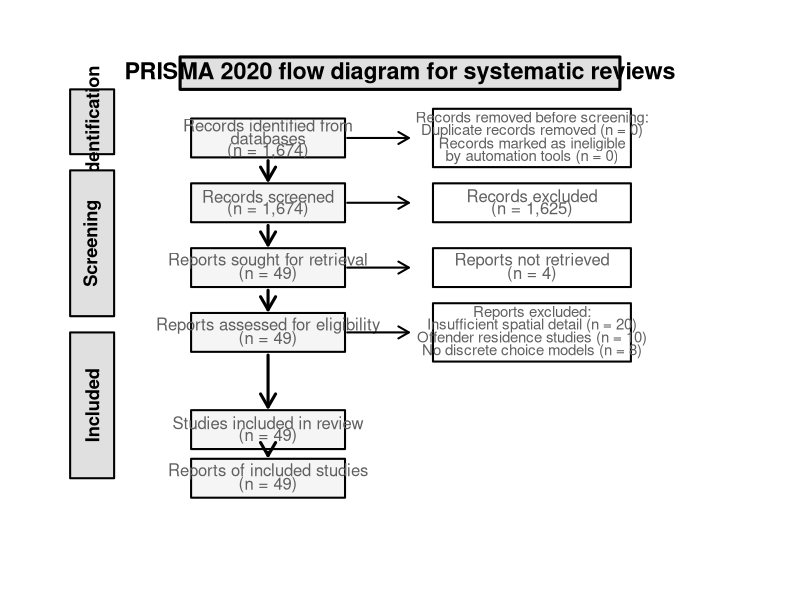
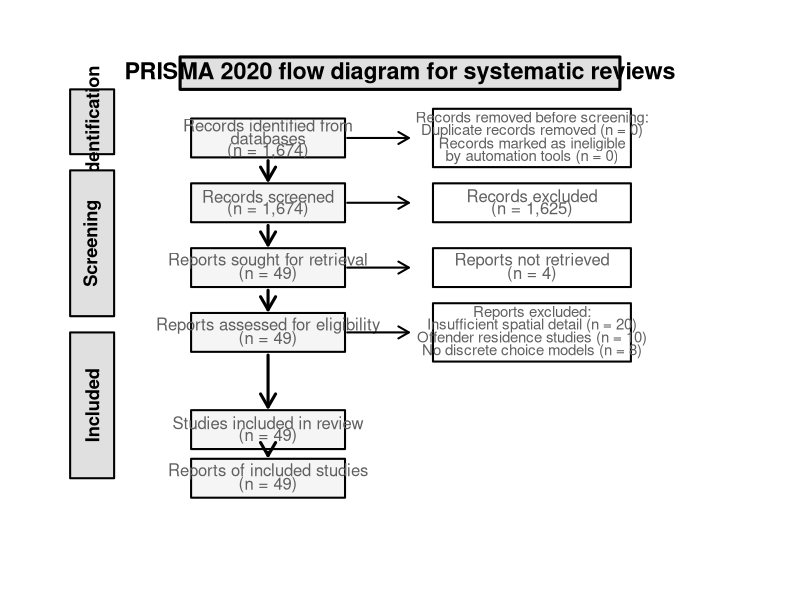

Here is the R script that generated these plots, in order:
# Clean Gray PRISMA 2020 Diagram (No Footer, Grayscale)
# Professional publication-ready version

create_clean_gray_prisma <- function() {
  
  # Create PNG with high resolution
  png("20250709_Analysis & Results/clean_gray_prisma_2020.png", 
      width = 1600, height = 1600, res = 150, bg = "white")
  
  # Set up the plot with better margins
  par(mar = c(1, 1, 1, 1))
  plot(0, 0, type = "n", xlim = c(0, 16), ylim = c(0, 16), 
       axes = FALSE, xlab = "", ylab = "")
  
  # Define grayscale colors
  light_gray <- "#F5F5F5"    # Very light gray for boxes
  medium_gray <- "#E0E0E0"   # Medium gray for stage labels
  dark_gray <- "#606060"     # Dark gray for text
  
  # Function to draw boxes with proper text wrapping
  draw_box <- function(x, y, width, height, text_lines, color = "white", text_size = 1.0, bold = FALSE) {
    rect(x - width/2, y - height/2, x + width/2, y + height/2, 
         col = color, border = "black", lwd = 2)
    
    # Handle multiple lines of text
    n_lines <- length(text_lines)
    if (n_lines == 1) {
      text(x, y, text_lines[1], cex = text_size, adj = 0.5, font = if(bold) 2 else 1, col = dark_gray)
    } else {
      # Calculate line spacing
      line_spacing <- 0.4
      start_y <- y + (n_lines - 1) * line_spacing / 2
      
      for (i in 1:n_lines) {
        text(x, start_y - (i - 1) * line_spacing, text_lines[i], 
             cex = text_size, adj = 0.5, font = if(bold) 2 else 1, col = dark_gray)
      }
    }
  }
  
  # Header
  rect(3, 14.5, 13, 15.5, col = medium_gray, border = "black", lwd = 3)
  text(8, 15, "PRISMA 2020 flow diagram for systematic reviews", 
       cex = 1.4, font = 2, adj = 0.5, col = "black")
  
  # Stage labels (vertical bars)
  # Identification
  rect(0.5, 12.5, 1.5, 14.5, col = medium_gray, border = "black", lwd = 2)
  text(1, 13.5, "Identification", cex = 1.1, font = 2, srt = 90, adj = 0.5, col = "black")
  
  # Screening
  rect(0.5, 7.5, 1.5, 12, col = medium_gray, border = "black", lwd = 2)
  text(1, 9.75, "Screening", cex = 1.1, font = 2, srt = 90, adj = 0.5, col = "black")
  
  # Included
  rect(0.5, 2.5, 1.5, 7, col = medium_gray, border = "black", lwd = 2)
  text(1, 4.75, "Included", cex = 1.1, font = 2, srt = 90, adj = 0.5, col = "black")
  
  # IDENTIFICATION STAGE
  # Records identified
  draw_box(5, 13, 3.5, 1.2, 
           c("Records identified from", "databases", "(n = 1,674)"), 
           color = light_gray, text_size = 1.0)
  
  # Records removed before screening
  draw_box(11, 13, 4.5, 1.8, 
           c("Records removed before screening:", "Duplicate records removed (n = 0)", "Records marked as ineligible", "by automation tools (n = 0)"), 
           color = "white", text_size = 0.9)
  
  # SCREENING STAGE
  # Records screened
  draw_box(5, 11, 3.5, 1.2, 
           c("Records screened", "(n = 1,674)"), 
           color = light_gray, text_size = 1.0)
  
  # Records excluded
  draw_box(11, 11, 4.5, 1.2, 
           c("Records excluded", "(n = 1,625)"), 
           color = "white", text_size = 1.0)
  
  # Reports sought for retrieval
  draw_box(5, 9, 3.5, 1.2, 
           c("Reports sought for retrieval", "(n = 49)"), 
           color = light_gray, text_size = 1.0)
  
  # Reports not retrieved
  draw_box(11, 9, 4.5, 1.2, 
           c("Reports not retrieved", "(n = 4)"), 
           color = "white", text_size = 1.0)
  
  # Reports assessed for eligibility
  draw_box(5, 7, 3.5, 1.2, 
           c("Reports assessed for eligibility", "(n = 49)"), 
           color = light_gray, text_size = 1.0)
  
  # Reports excluded with reasons
  draw_box(11, 7, 4.5, 1.8, 
           c("Reports excluded:", "Insufficient spatial detail (n = 20)", "Offender residence studies (n = 10)", "No discrete choice models (n = 8)"), 
           color = "white", text_size = 0.9)
  
  # INCLUDED STAGE
  # Studies included in review
  draw_box(5, 4, 3.5, 1.2, 
           c("Studies included in review", "(n = 49)"), 
           color = light_gray, text_size = 1.0)
  
  # Reports of included studies
  draw_box(5, 2.5, 3.5, 1.2, 
           c("Reports of included studies", "(n = 49)"), 
           color = light_gray, text_size = 1.0)
  
  # ARROWS - Main flow
  arrows(5, 12.3, 5, 11.7, lwd = 3, length = 0.15, col = "black")
  arrows(5, 10.3, 5, 9.7, lwd = 3, length = 0.15, col = "black")
  arrows(5, 8.3, 5, 7.7, lwd = 3, length = 0.15, col = "black")
  arrows(5, 6.3, 5, 4.7, lwd = 3, length = 0.15, col = "black")
  arrows(5, 3.3, 5, 3.2, lwd = 3, length = 0.15, col = "black")
  
  # Exclusion arrows
  arrows(6.8, 13, 8.2, 13, lwd = 2, length = 0.12, col = "black")
  arrows(6.8, 11, 8.2, 11, lwd = 2, length = 0.12, col = "black")
  arrows(6.8, 9, 8.2, 9, lwd = 2, length = 0.12, col = "black")
  arrows(6.8, 7, 8.2, 7, lwd = 2, length = 0.12, col = "black")
  
  dev.off()
  
  # Also create PDF version
  pdf("20250709_Analysis & Results/clean_gray_prisma_2020.pdf", 
      width = 16, height = 16, bg = "white")
  
  # Same plot for PDF
  par(mar = c(1, 1, 1, 1))
  plot(0, 0, type = "n", xlim = c(0, 16), ylim = c(0, 16), 
       axes = FALSE, xlab = "", ylab = "")
  
  # Header
  rect(3, 14.5, 13, 15.5, col = medium_gray, border = "black", lwd = 3)
  text(8, 15, "PRISMA 2020 flow diagram for systematic reviews", 
       cex = 1.4, font = 2, adj = 0.5, col = "black")
  
  # Stage labels
  rect(0.5, 12.5, 1.5, 14.5, col = medium_gray, border = "black", lwd = 2)
  text(1, 13.5, "Identification", cex = 1.1, font = 2, srt = 90, adj = 0.5, col = "black")
  
  rect(0.5, 7.5, 1.5, 12, col = medium_gray, border = "black", lwd = 2)
  text(1, 9.75, "Screening", cex = 1.1, font = 2, srt = 90, adj = 0.5, col = "black")
  
  rect(0.5, 2.5, 1.5, 7, col = medium_gray, border = "black", lwd = 2)
  text(1, 4.75, "Included", cex = 1.1, font = 2, srt = 90, adj = 0.5, col = "black")
  
  # All the same boxes and arrows as PNG version
  draw_box(5, 13, 3.5, 1.2, c("Records identified from", "databases", "(n = 1,674)"), color = light_gray, text_size = 1.0)
  draw_box(11, 13, 4.5, 1.8, c("Records removed before screening:", "Duplicate records removed (n = 0)", "Records marked as ineligible", "by automation tools (n = 0)"), color = "white", text_size = 0.9)
  draw_box(5, 11, 3.5, 1.2, c("Records screened", "(n = 1,674)"), color = light_gray, text_size = 1.0)
  draw_box(11, 11, 4.5, 1.2, c("Records excluded", "(n = 1,625)"), color = "white", text_size = 1.0)
  draw_box(5, 9, 3.5, 1.2, c("Reports sought for retrieval", "(n = 49)"), color = light_gray, text_size = 1.0)
  draw_box(11, 9, 4.5, 1.2, c("Reports not retrieved", "(n = 4)"), color = "white", text_size = 1.0)
  draw_box(5, 7, 3.5, 1.2, c("Reports assessed for eligibility", "(n = 49)"), color = light_gray, text_size = 1.0)
  draw_box(11, 7, 4.5, 1.8, c("Reports excluded:", "Insufficient spatial detail (n = 20)", "Offender residence studies (n = 10)", "No discrete choice models (n = 8)"), color = "white", text_size = 0.9)
  draw_box(5, 4, 3.5, 1.2, c("Studies included in review", "(n = 49)"), color = light_gray, text_size = 1.0)
  draw_box(5, 2.5, 3.5, 1.2, c("Reports of included studies", "(n = 49)"), color = light_gray, text_size = 1.0)
  
  # Arrows
  arrows(5, 12.3, 5, 11.7, lwd = 3, length = 0.15, col = "black")
  arrows(5, 10.3, 5, 9.7, lwd = 3, length = 0.15, col = "black")
  arrows(5, 8.3, 5, 7.7, lwd = 3, length = 0.15, col = "black")
  arrows(5, 6.3, 5, 4.7, lwd = 3, length = 0.15, col = "black")
  arrows(5, 3.3, 5, 3.2, lwd = 3, length = 0.15, col = "black")
  arrows(6.8, 13, 8.2, 13, lwd = 2, length = 0.12, col = "black")
  arrows(6.8, 11, 8.2, 11, lwd = 2, length = 0.12, col = "black")
  arrows(6.8, 9, 8.2, 9, lwd = 2, length = 0.12, col = "black")
  arrows(6.8, 7, 8.2, 7, lwd = 2, length = 0.12, col = "black")
  
  dev.off()
}

# Execute the function
create_clean_gray_prisma()

cat("Clean gray PRISMA 2020 diagram created successfully!\n")
cat("Files saved:\n")
cat("- clean_gray_prisma_2020.png\n")
cat("- clean_gray_prisma_2020.pdf\n")
cat("Professional grayscale version without footer!\n")
